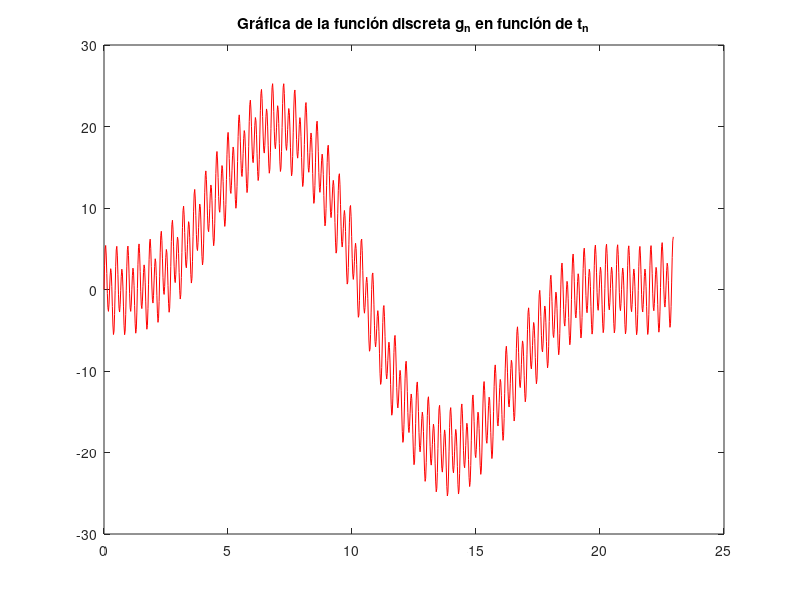
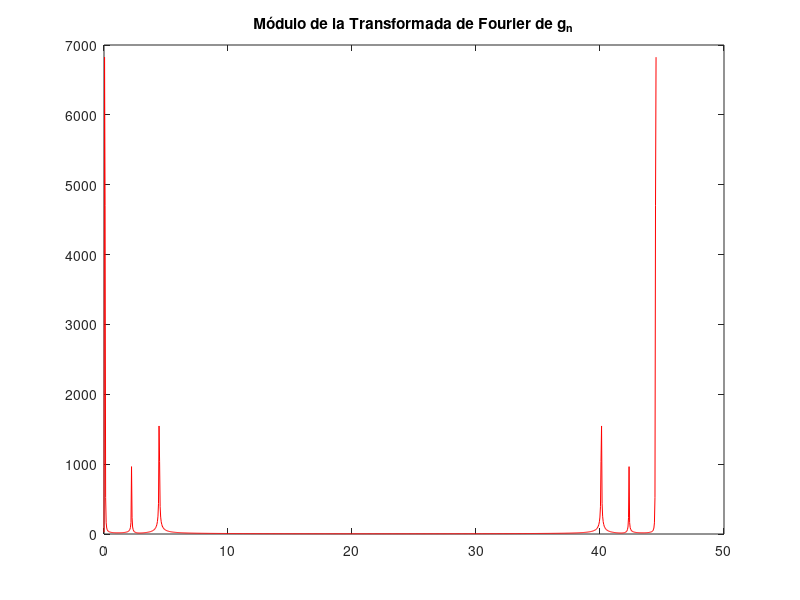
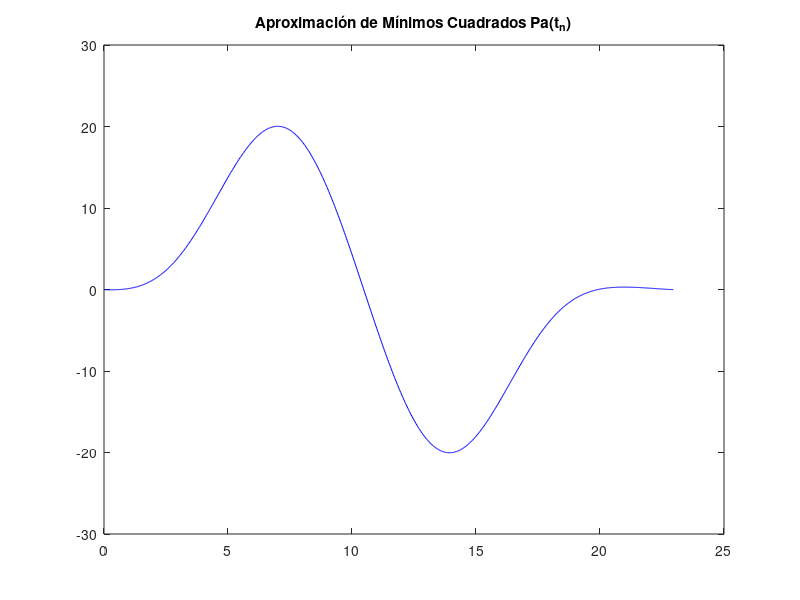
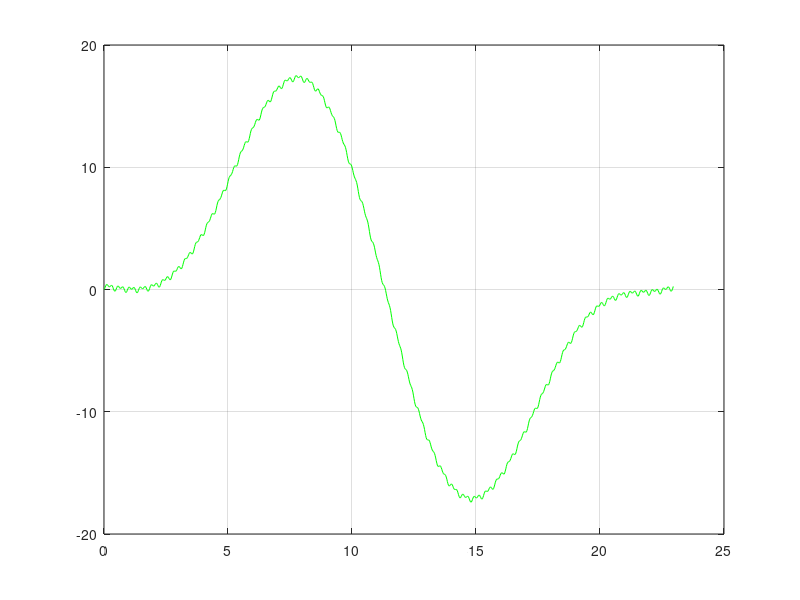

Source code (MATLAB) for these figures, in order:


function parcial
    clear, clc

    grafico = 1;


    % Parámetros iniciales
    Dt = 0.02244;
    A1 = 1;

    % Leer datos del archivo de texto

    data = load('parcial_2_3k9_2023.txt');
    tn = (0:length(data)-1) * Dt;
    gn = data;

    % Gráfica de la función discreta gn en función de tn
    if grafico == 1
        figure(1)
        plot(tn, gn, 'r-')
        title('Gráfica de la función discreta g_n en función de t_n')
    endif

    % Encontrar g_max y t_gmax en el rango t_n desde 0 hasta t(N/3)
    N = length(tn);
    tn_limit = tn(ceil(N/2));
    indices = find(tn <= tn_limit);
    [g_max, idx_max] = max(gn(indices));
    tg_max = tn(indices(idx_max));
    fprintf('g_max = %.2f, tg_max = %.2f\n', g_max, tg_max);

    % Calcular la TDF de g_n y graficar módulo
    G_tdf = fft(gn);
    f = (0:N-1) / (N * Dt); % Frecuencias asociadas
    mod_G_tdf = abs(G_tdf);

    if grafico == 1
        figure(2);
        plot(f, mod_G_tdf, 'r-');
        title('Módulo de la Transformada de Fourier de g_n');
    endif

    % Encontrar G_tdf_MAX
    G_tdf_MAX = max(mod_G_tdf);
    fprintf('G_tdf_MAX = %.2f\n', G_tdf_MAX);

    % Paso 4: Determinación automática de kc
    threshold = 0.05 * G_tdf_MAX; % Umbral del 5% de G_tdf_MAX
    valid_indices = find(mod_G_tdf > threshold); % Índices con módulos mayores al umbral
    kc = max(valid_indices(valid_indices <= 10)); % kc debe estar en los primeros 10 valores
    G_tdf_kc = mod_G_tdf(kc); % Modulo asociado a kc
    fprintf('kc = %d, G_tdf_kc = %.2f\n', kc, G_tdf_kc);

    % Paso 5: Aproximación de Mínimos Cuadrados de g_n usando kc frecuencias
    Dw = 2 * pi / (N * Dt); % Frecuencia angular
    Pa = zeros(size(tn)); % Inicializar la aproximación

    % Construcción de la matriz de base trigonométrica
    Phi = ones(N, 2*kc + 1); % Matriz Phi con la base de funciones
    for k = 1:kc
        Phi(:, 2*k) = cos(k * Dw * tn);
        Phi(:, 2*k + 1) = sin(k * Dw * tn);
    end

    % Resolución por mínimos cuadrados para obtener los coeficientes
    alpha = Phi \ gn; % Resuelve Phi * alpha = gn

    % Construir la función aproximada Pa(tn)
    Pa = Phi * alpha;

    % Graficar la aproximación Pa
    if grafico == 1
        figure(3)
        plot(tn, Pa, 'b-', 'DisplayName', 'P_a')
        title('Aproximación de Mínimos Cuadrados Pa(t_n)')
    endif

    % Encontrar Pa_max y t_Pa_max en el rango t_n desde 0 hasta t(N/3)
    [Pa_max, idx_Pa_max] = max(Pa(indices));
    tPa_max = tn(indices(idx_Pa_max));
    fprintf('Pa_max = %.2f, tPa_max = %.2f\n', Pa_max, tPa_max);

    % Paso 6: Generar la función discreta de respuesta a impulso h_n
    p = kc * Dw;
    hn = A1 * exp(-p * tn);

    % Paso 7: Convolución entre h_n y g_n para obtener y_c(t_n)
    yc_full = conv(hn, gn) * Dt; % Escala la convolución por Dt para la correcta amplitud
    yc = yc_full(1:N); % Recorta para mantener el tamaño original de N puntos

    % gráfico de la convolución
    if grafico == 1
        figure(4)
        plot(tn,yc, 'g-', 'DisplayName','y_c')
        grid on
    endif
    % Encontrar yc_max y t_yc_max en el rango t_n desde 0 hasta t(N/3)
    [yc_max, idx_yc_max] = max(yc(indices));
    tyc_max = tn(indices(idx_yc_max));
    fprintf('yc_max = %.2f, tyc_max = %.2f\n', yc_max, tyc_max);

    % Paso 8: Gráfica simultánea de g_n, Pa y y_c
    if grafico == 1
        figure(5)
        hold on
        plot(tn, gn, 'r-', 'DisplayName', 'g_n')
        plot(tn, Pa, 'b-', 'DisplayName', 'P_a')
        plot(tn, yc, 'g-', 'DisplayName', 'y_c')
        title('Comparación de g_n, P_a y y_c')
    endif

endfunction
